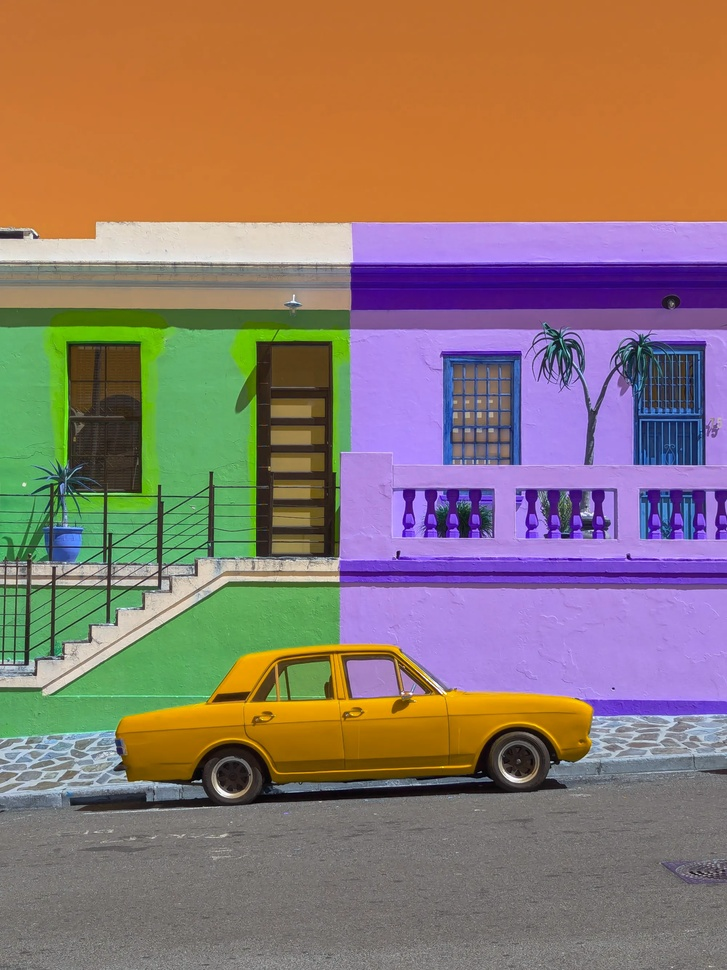
#> input picture 202610/Prácticas/Segmentación Imágenes/data/0.jpg, 727 x 970 px, shrunk from 2000 x 2667 before the run; its folder holds only this picture in this run
$ jupyter execute --allow-errors 'Segmentación_de_Imágenes_con_K_Means.ipynb'
#> lines starting #> are read from the running program, lines starting #| are printed output that depends on the picture
# Segmentación de Imágenes con K-Means

En la práctica anterior se analizó una de las aplicaciones más frecuentes de los algoritmos de agrupación: el perfilamiento de usuarios mediante la identificación de patrones en sus datos para mejorar su experiencia y encontrar oportunidades de mercadeo. Sin embargo, este notebook tiene como objetivo explorar otro caso de uso dentro del área de la visión por computadora. Específicamente, cómo aplicar el algoritmo K-Means para la segmentación de imágenes.

Las imágenes digitales se representan típicamente como arreglos de dimensiones $H \times W \times C$, donde $H$ y $W$ corresponden a la altura y anchura en píxeles, mientras que $C$ denota los canales de color (usualmente 3 para el espacio *RGB*). Para abordar la segmentación como un problema de agrupamiento, la estructura se transforma en un conjunto de datos de tamaño $(H \cdot W) \times C$. En este nuevo espacio, los valores de color de cada píxel actúan como coordenadas en $\mathbb{R}^3$, permitiendo que los algoritmos identifiquen patrones basados en la intensidad y similitud cromática.

Para ello, se han seleccionado diez imágenes de manera arbitraria. El objetivo es analizar la aplicación de esta técnica y evaluar la calidad de los resultados que el algoritmo es capaz de producir en diferentes escenarios.

A continuación, se llevará a cabo una exploración del conjunto de imágenes para, posteriormente, proceder con el entrenamiento y la evaluación de los modelos de segmentación.

Para ello este notebook se divide en:

1. Importación de librerías.
2. Carga de datos.
3. Exploración de datos.
4. Selección de imagen.
5. Entrenamiento y evaluación.
6. Ejercicios

## 0. Instalación de librerías

[cell 1]
# Si no tienes la linería OpenCV instalada debes primero ejecutar este paso:
# pip install opencv-python

## 1. Importación de librerías

[cell 2]
import os
import cv2

import numpy as np
from glob import glob

import plotly.graph_objects as go
from matplotlib import pyplot as plt

from sklearn.cluster import KMeans

## 2. Carga de datos.

Las imágenes se encuentran en el directorio `/data`, por lo que se recuperan las rutas de los archivos contenidos en dicha carpeta para cargarlos en memoria.

[cell 3]
img_paths = sorted(glob(os.path.join('.', 'data', '*.jpg')))

[cell 4]
def load_imgs(paths):
  imgs = []
  for path in paths:
    imgs.append(cv2.imread(path, cv2.IMREAD_COLOR_RGB))
  return imgs

[cell 5]
imgs = load_imgs(img_paths)
#> imgs = 1 item

## 3. Exploración de datos

Una vez con los datos cargados, se procede a explorarlos con el fin de observar su estructura y distribución:

[cell 6]
len(imgs)
#> Out = 1

Se comprueba que los datos contienen tan solo diez imágenes. De manera que, al tratarse de un conjunto bastante pequeño, se procede a visulizarlas.

[cell 7]
def show_imgs(imgs, title):
#> called with title = 'Imágenes del Dataset'
  cols = len(imgs)//2
#> cols = 0
  rows = len(imgs)//cols


  fig, ax = plt.subplots(rows, cols, layout='tight', figsize=(12, 8))

  img_idx = 0
  for i in range(rows):
    for j in range(cols):
      ax[i, j].imshow(imgs[img_idx])
      ax[i, j].axis('off')

      img_idx += 1

  plt.suptitle(title)
  plt.show()

#> (a cell that did not finish here is left out)

Se observa que el conjunto consiste en una colección diversa de imágenes que cubren distintas áreas del espectro cromático. Esta variedad resulta ideal para poner a prueba los modelos de agrupación ante diferentes distribuciones de color.

## 4. Selección de imagen.

Dado que el objetivo es analizar la respuesta del modelo ante cada imagen individual, el entrenamiento se realizará píxel a píxel por cada imagen, en lugar de utilizar el conjunto completo. No obstante, en dominios donde las imágenes comparten una misma distribución cromática, puede que sea preferible entrenar el modelo sobre todo el conjunto.

Debido a ello se selecciona una imagen de forma aleatoria, sin embargo, también es posible seleccionar una imágen en particualr si es que se desea explorarla.

[cell 9]
img_idx = np.random.choice(len(imgs)) # Reemplazar por el índice de la imagen que se desea utilizar
#> img_idx = 0
img = imgs[img_idx]
#> img is the input picture: shape (970, 727, 3); mean B, G, R 109.3, 119.8, 142.2

fig, ax = plt.subplots(figsize=(10, 6))
ax.imshow(img)
ax.axis('off')

plt.show()

[cell 10]
def plot_data(img, pct=0.01):

#> called with pct = 0.01
    X = img.reshape(-1, 3)
    X_idx_sample = np.random.choice(len(X), round(len(X)*pct), replace=False)
#> X_idx_sample = 7052 values, max 704515 at index 4934, min 90 at index 3546, mean 355383.8
    X_sample = X[X_idx_sample]

    r, g, b = X_sample[:, 0], X_sample[:, 1], X_sample[:, 2]
#> r = 7052 values, max 255 at index 657, min 0 at index 36, mean 109.2; g = 7052 values, max 255 at index 4830, min 0 at index 1920, mean 120.4; b = 7052 values, max 255 at index 4830, min 0 at index 2601, mean 143.1
    colors = [f'rgb({r},{g},{b})' for r, g, b in X_sample]
#> colors = 7052 items, first 6: 'rgb(114,118,121)', 'rgb(95,44,25)', 'rgb(248,108,155)', 'rgb(105,176,100)', 'rgb(113,114,118)', 'rgb(117,118,123)'

    fig = go.Figure(data=[go.Scatter3d(
        x=r, y=g, z=b,
        mode='markers',
        marker=dict(
            size=2,
            color=colors,
            opacity=0.8
        )
    )])


    fig.update_layout(
        margin=dict(l=0, r=0, b=0, t=0), # Tight layout
        scene=dict(xaxis_title='R', yaxis_title='G', zaxis_title='B')
    )

    fig.show()

Tras seleccionar una imagen, se procede a visualizar su distribución en el espacio RGB. El objetivo es analizar la morfología del conjunto de datos mediante una gráfica interactiva que permita identificar cómo se agrupan los colores.

[cell 11]
plot_data(img)

Se observa que la distribución del conjunto es considerablemente anisotrópica. Al presentar agrupaciones que no siguen una distribución normal, los datos adquieren formas complejas que, a simple vista, representan un desafío para los algoritmos de clustering tradicionales.

## 5. Entrenamiento y evaluación.

### Segmentación por color

Para la segmentación, se ejecutará el algoritmo K-Means y se generará una nueva imagen donde cada píxel adoptará el color del centroide de su clúster asignado. Este procedimiento se repetirá variando el valor de $K$, lo que permitirá evaluar cualitativamente el impacto de este hiperparámetro en el resultado de la segmentación.

[cell 12]
def img_segmentation(img, k_vals):

  X = img.reshape((-1, 3))

  segmented_imgs = np.zeros((len(k_vals), *img.shape), dtype=np.uint8)
  kmeans_list = []

  for i, k in enumerate(k_vals):

    kmeans = KMeans(n_clusters=k)
    cluster_labels = kmeans.fit_predict(X)
    segmented_pixels = kmeans.cluster_centers_[cluster_labels]
    segmented_img = segmented_pixels.reshape(img.shape)
    segmented_imgs[i] = segmented_img
    kmeans_list.append(kmeans)
#> after the loop, kmeans_list = 6 items

  return segmented_imgs, kmeans_list

[cell 13]
k_vals = [2, 3, 4, 6, 8, 16]
segmented_imgs, kmeans_list = img_segmentation(img, k_vals)
#> kmeans_list = 6 items
show_imgs(segmented_imgs, 'Imágenes Segmentadas')
#> call 2 of show_imgs, with imgs = array of shape (6, 970, 727, 3), title = 'Imágenes Segmentadas'
#> in show_imgs (call 2), `cols = len(imgs)//2`: cols = 3
#> in show_imgs (call 2), `rows = len(imgs)//cols`: rows = 2
#> after the loop in show_imgs (call 2), `for i in range(rows):`: img_idx = 6
#> in show_imgs (call 2), `plt.show()`:
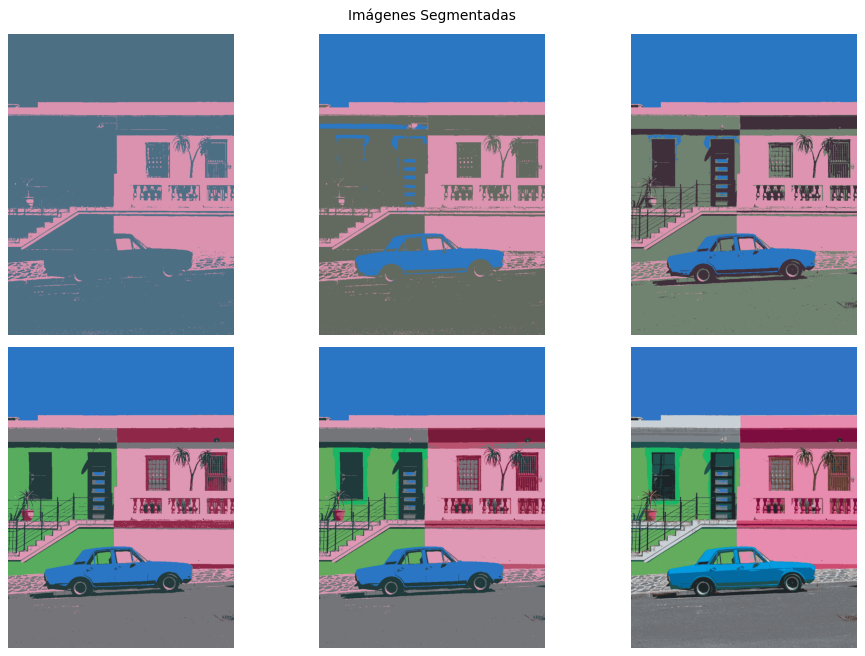
#> figure drawn by matplotlib, 6 panels

Este proceso genera imágenes que mantienen su estructura original con una paleta de colores simplificada. Es notable como, al superar un valor de $K=8$, la fidelidad es tal que los cambios apenas se perciben a simple vista. Esto abre la puerta a usos prácticos como la compresión mediante cuantización o la creación de representaciones simplificadas para otros algoritmos de visión artificial. Sin embargo, en un contexto donde la capacidad de cómputo ya no es una limitación crítica, esta técnica destaca hoy por su valor estético y artístico.

[cell 14]
def elbow_plot(kmeans_list):

    k_vals = []
    inertia_vals = []
    for kmeans in kmeans_list:
      k_vals.append(kmeans.n_clusters)
      inertia_vals.append(kmeans.inertia_)
#> this loop made 6 passes
#> after the loop, inertia_vals = [3.79e+09, 2.16e+09, 1.31e+09, 828262004, 667783690.5, 256816456.9]; k_vals = [2, 3, 4, 6, 8, 16]

    plt.plot(k_vals, inertia_vals, marker='o')
    plt.xlabel('Número de clústeres')
    plt.ylabel('Inercia')
    plt.title('Método del Codo')
    plt.grid()
    plt.show()

    return inertia_vals, k_vals

Para profundizar en el análisis desde una perspectiva cuantitativa, es posible emplear las métricas de evaluación estudiadas previamente. Métodos como el método del codo o el coeficiente de silueta permiten realizar la selección del hiperparámetro $K$ basándose en la estructura interna de los datos, más allá de la inspección visual.

[cell 15]
inertia_vals, k_vals = elbow_plot(kmeans_list)
#> k_vals = [2, 3, 4, 6, 8, 16]

Con el fin de automatizar la elección de $K$, buscamos el 'codo' de la gráfica determinando su cambio de pendiente más brusco. Para ello, calculamos el máximo del valor absoluto de la segunda derivada de la inercia. Este valor nos indica el punto donde añadir más clústeres deja de aportar una mejora significativa.

[cell 16]
ddinertia = np.gradient(np.gradient(np.abs(inertia_vals), k_vals))
#> ddinertia = [388870208.1, 489759450.4, 537586027, 285631701.9, 54917322.3, 23094602]

plt.plot(k_vals, ddinertia, marker='o')
plt.xlabel('$K$')
plt.ylabel(r'$\frac{d^2 \text{Inercia}}{dk^2}$')
plt.title('Segunda derivada del Método del Codo')
plt.grid()
plt.show()
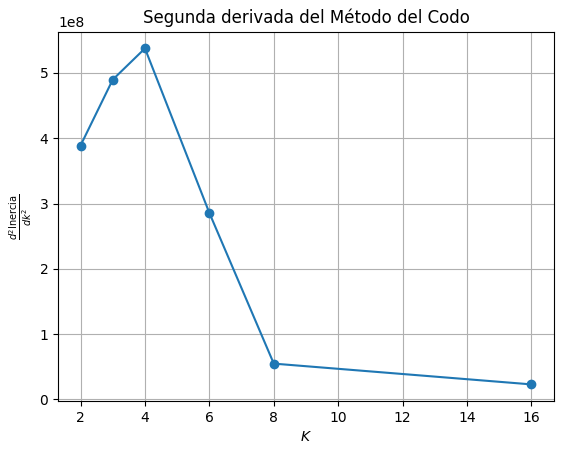
#> figure drawn by matplotlib, 1 panel

[cell 17]
optimal_k =  k_vals[np.argmax(ddinertia)]
#> optimal_k = 4
optimal_k
#> Out = 4

Finalmente, tras determinar el valor óptimo de $K$, se procede a graficar nuevamente la distribución de los datos. Esta visualización permite contrastar los clústeres generados con la estructura original de los píxeles, facilitando la interpretación geométrica de la segmentación obtenida.

[cell 18]
def plot_seg_data(img, k, pct=0.01):

#> called with k = 4, pct = 0.01
    X = img.reshape(-1, 3)

    kmeans = KMeans(n_clusters=k)
    cluster_labels = kmeans.fit_predict(X)
    segmented_pixels = kmeans.cluster_centers_[cluster_labels]


    X_idx_sample = np.random.choice(len(X), round(len(X)*pct), replace=False)
#> X_idx_sample = 7052 values, max 704981 at index 6845, min 26 at index 4438, mean 353481
    X_sample = X[X_idx_sample]
    segmented_sample = segmented_pixels[X_idx_sample]

    r, g, b = X_sample[:, 0], X_sample[:, 1], X_sample[:, 2]
#> r = 7052 values, max 255 at index 40, min 0 at index 93, mean 109.7; g = 7052 values, max 245 at index 6758, min 0 at index 3435, mean 120.1; b = 7052 values, max 255 at index 6758, min 1 at index 1368, mean 143.5

    colors = [f'rgb({r},{g},{b})' for r, g, b in segmented_sample]
#> colors = 7052 items

    fig = go.Figure(data=[go.Scatter3d(
        x=r, y=g, z=b,
        mode='markers',
        marker=dict(
            size=2,
            color=colors,
            opacity=0.8
        )
    )])

    fig.update_layout(
        margin=dict(l=0, r=0, b=0, t=0), # Tight layout
        scene=dict(xaxis_title='R', yaxis_title='G', zaxis_title='B')
    )

    fig.show()

[cell 19]
plot_seg_data(img, optimal_k)

Se observa que K-Means identifica los $K$ clústeres más representativos de la distribución mediante centroides cromáticamente diferenciados. No obstante, la morfología del espacio revela fronteras abruptas en regiones densas que podrían pertenecer a un mismo conjunto. Esto evidencia las limitaciones del algoritmo al imponer una partición rígida sobre los datos y destaca su sesgo hacia la identificación de conjuntos convexos.

### Segmentación por color y espacio

La segmentación anterior demuestra que K-Means identifica eficazmente los colores predominantes de una imagen. No obstante, evidencia que estos no poseen una correlación espacial intrínseca. Para aplicaciones prácticas, esta es una debilidad crítica, ya que la información estructural suele ser más relevante que la cromática. Por ejemplo, en una radiografía, distintos huesos pueden presentar la misma intensidad de color y recibir la misma etiqueta, a pesar de ser entidades anatómicas independientes.

Debido a las limitaciones mencionadas, resulta conveniente integrar información espacial en la representación de los píxeles. Bajo una metodología similar a la anterior, cada píxel se define por sus valores RGB, pero extendiendo el vector original con sus coordenadas cartesianas $(i,j)$. Esto genera un conjunto de datos en $\mathbb{R}^5$ que combina información cromática y espacial, permitiendo al algoritmo considerar la proximidad física de los píxeles.

En el siguiente ejemplo, se realizará la segmentación del vehículo en la imagen `0.jpg`. El procedimiento se llevará a cabo en dos etapas: primero, utilizando únicamente la información cromática y, posteriormente, integrando la información espacial. Esto permitirá demostrar el impacto que tiene la inclusión de las coordenadas en la precisión del modelo.

[cell 20]
k_vals = [2, 4, 6, 8]
segmented_imgs, kmeans_list = img_segmentation(imgs[0], k_vals)
#> kmeans_list = 4 items
show_imgs(segmented_imgs, 'Imágenes Segmentadas')

Con base a la visualización de las imágenes se determina que con $K=4$ es posible segmentar el vehículo.

[cell 21]
def get_img_masks(img, k, weight = 0.17):
#> called with k = 4, weight = 0
  I, J = np.meshgrid(np.arange(img.shape[0]), np.arange(img.shape[1]), indexing='ij')
  idx_list = np.dstack([I, J]).reshape(-1, 2)

  X = img.reshape((-1, 3))
  X = np.hstack([X, idx_list*weight])

  kmeans = KMeans(n_clusters=k, random_state=2)
  cluster_labels = kmeans.fit_predict(X)

  segmented_img = cluster_labels.reshape(img.shape[:2])
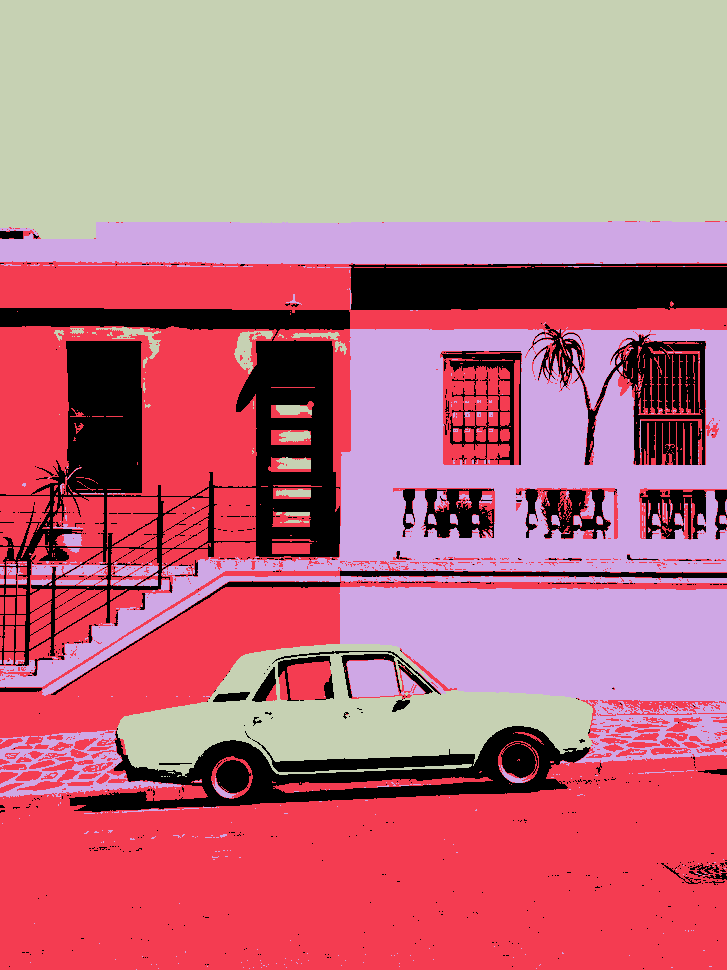
#> segmented_img: shape (970, 727) int32; 4 distinct labels, from 0 to 3; one colour per label, 0 black

  cols = k//2
  rows = k//cols

  fig, ax = plt.subplots(rows, cols, layout='tight', figsize=(10, 6))

  img_idx = 0

  for i in range(rows):
    for j in range(cols):

      mask = (segmented_img == img_idx)
      ax[i, j].imshow(mask)
      ax[i, j].axis('off')
      ax[i, j].set(title=f'Label = {img_idx}')

      img_idx += 1
#> after the loop, img_idx = 4

  plt.show()

[cell 22]
segmented_img = get_img_masks(imgs[0], 4, 0)

Las máscaras obtenidas demuestran que el algoritmo segmenta el vehículo correctamente. No obstante, también incluye áreas del cielo que poseen un color similar. Este resultado sugiere que el método tiene una alta cobertura, pero una baja precisión. Para mitigar este problema, se procederá a integrar las coordenadas espaciales en la representación de los píxeles, buscando diferenciar regiones cromáticamente similares pero espacialmente distantes.

[cell 23]
def spatial_img_segmentation(img, k_vals, weight = 0.17):
#> called with weight = 0.17
  I, J = np.meshgrid(np.arange(img.shape[0]), np.arange(img.shape[1]), indexing='ij')
  idx_list = np.dstack([I, J]).reshape(-1, 2)

  X = img.reshape((-1, 3))
  X = np.hstack([X, idx_list*weight])

  segmented_imgs = np.zeros((len(k_vals), *img.shape), dtype=np.uint8)

  for i, k in enumerate(k_vals):

    kmeans = KMeans(n_clusters=k, random_state=2)
    cluster_labels = kmeans.fit_predict(X)
    segmented_pixels = kmeans.cluster_centers_[cluster_labels]

    segmented_img = segmented_pixels[:, :3].reshape(img.shape)
    segmented_imgs[i] = segmented_img

  return segmented_imgs

[cell 24]
k_vals = [6, 8, 10, 12]
segmented_imgs = spatial_img_segmentation(imgs[0], k_vals)
show_imgs(segmented_imgs, 'Imágenes Segmentadas')

Se determina que con $K = 12$ es posible segmentar al vehículo. Por lo que se procede a extraer las máscaras de segmentación.

[cell 25]
segmented_img = get_img_masks(imgs[0], 12)
#> call 2 of get_img_masks, with k = 12, weight = 0.17
#> in get_img_masks (call 2), `segmented_img = cluster_labels.reshape(img.shape[:2])`:
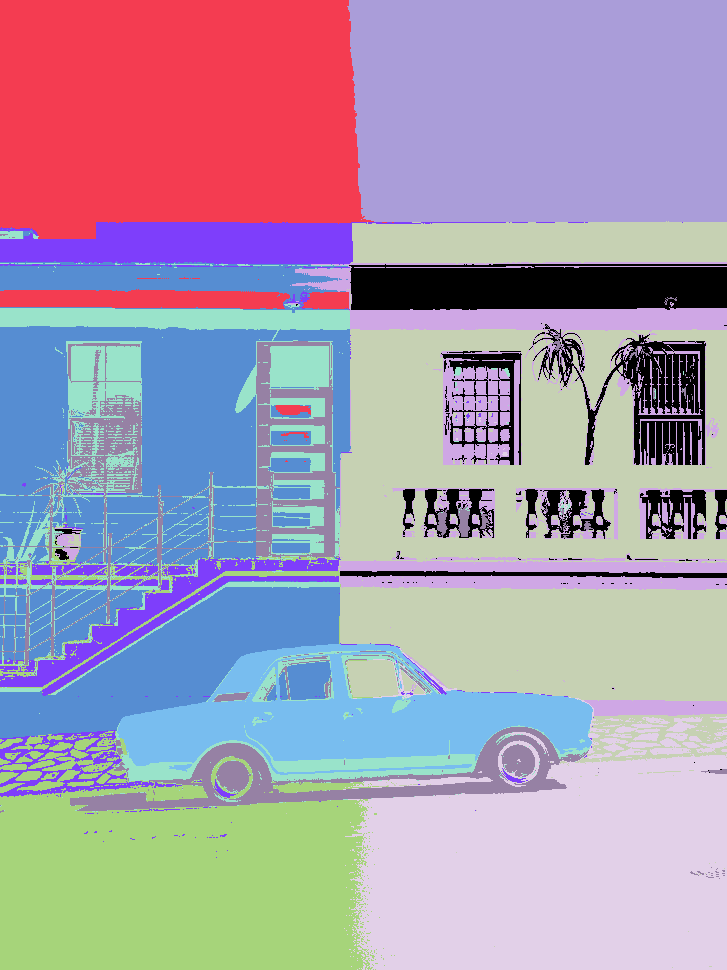
#> segmented_img: shape (970, 727) int32; 12 distinct labels, from 0 to 11; one colour per label, 0 black
#> after the loop in get_img_masks (call 2), `for i in range(rows):`: img_idx = 12
#> in get_img_masks (call 2), `plt.show()`:
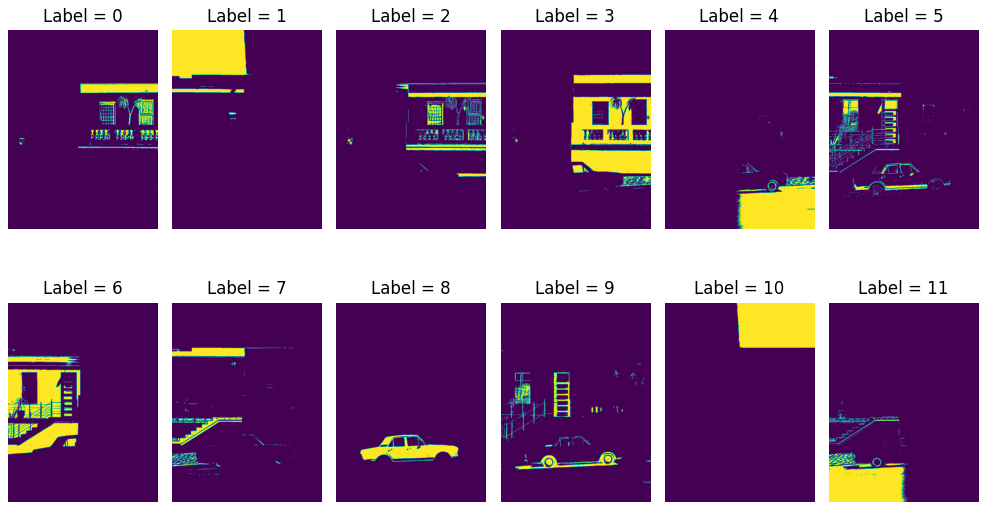
#> figure drawn by matplotlib, 12 panels
